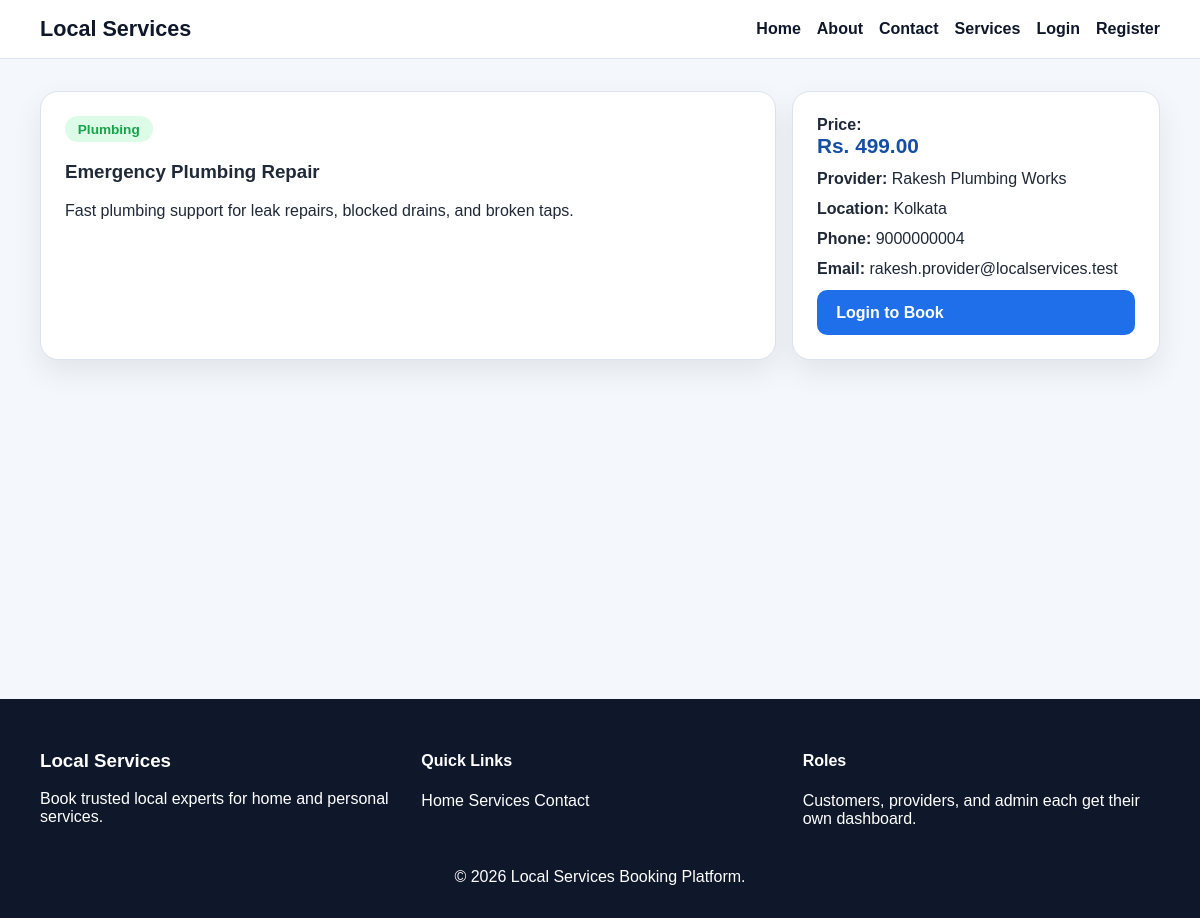
/customer/service-details.php?id=1, run on the app's committed database.
### tables this page shows
CREATE TABLE services (
    id INT AUTO_INCREMENT PRIMARY KEY,
    provider_id INT NOT NULL,
    category_id INT NOT NULL,
    title VARCHAR(150) NOT NULL,
    description TEXT NOT NULL,
    price DECIMAL(10,2) NOT NULL,
    location VARCHAR(150) NOT NULL,
    status ENUM('active', 'inactive') DEFAULT 'active',
    created_at TIMESTAMP DEFAULT CURRENT_TIMESTAMP,
    CONSTRAINT fk_services_provider FOREIGN KEY (provider_id) REFERENCES users(id) ON DELETE CASCADE,
    CONSTRAINT fk_services_category FOREIGN KEY (category_id) REFERENCES categories(id) ON DELETE CASCADE
);

CREATE TABLE categories (
    id INT AUTO_INCREMENT PRIMARY KEY,
    name VARCHAR(100) NOT NULL,
    description TEXT NOT NULL,
    created_at TIMESTAMP DEFAULT CURRENT_TIMESTAMP
);

CREATE TABLE users (
    id INT AUTO_INCREMENT PRIMARY KEY,
    name VARCHAR(100) NOT NULL,
    email VARCHAR(120) NOT NULL UNIQUE,
    password VARCHAR(255) NOT NULL,
    phone VARCHAR(20) NOT NULL,
    address TEXT NOT NULL,
    role ENUM('customer', 'provider', 'admin') NOT NULL,
    created_at TIMESTAMP DEFAULT CURRENT_TIMESTAMP
);

### includes/functions.php (called while the page is built, shortened)
<?php
function h(?string $value): string
{
    return htmlspecialchars((string) $value, ENT_QUOTES, 'UTF-8');
}
function is_logged_in(): bool
{
    return !empty($_SESSION['user']);
}
function has_role(string $role): bool
{
    return is_logged_in() && ($_SESSION['user']['role'] ?? '') === $role;
}
function fetch_one_assoc(mysqli_stmt $stmt): ?array
{
    $result = $stmt->get_result();
    return $result ? ($result->fetch_assoc() ?: null) : null;
}
?>

### customer/service-details.php (the view, shortened to what this page needs)
<?php
require_once __DIR__ . '/../includes/functions.php';
$serviceId = (int) ($_GET['id'] ?? 0);
$stmt = $mysqli->prepare("
    SELECT services.*, categories.name AS category_name, users.name AS provider_name, users.phone AS provider_phone, users.email AS provider_email
    FROM services
    INNER JOIN categories ON services.category_id = categories.id
    INNER JOIN users ON services.provider_id = users.id
    WHERE services.id = ? AND services.status = 'active'
    LIMIT 1
");
$stmt->bind_param('i', $serviceId);
$stmt->execute();
$service = fetch_one_assoc($stmt);
require_once __DIR__ . '/../includes/header.php';
?>
<section class="details-grid">
    <article class="card">
        <span class="badge badge-success"><?php echo h($service['category_name']); ?></span>
        <h1><?php echo h($service['title']); ?></h1>
        <p><?php echo nl2br(h($service['description'])); ?></p>
    </article>
    <aside class="info-card service-meta">
        <div>
            <strong>Price:</strong>
            <div class="price">Rs. <?php echo number_format((float) $service['price'], 2); ?></div>
        </div>
        <div><strong>Provider:</strong> <?php echo h($service['provider_name']); ?></div>
        <div><strong>Location:</strong> <?php echo h($service['location']); ?></div>
        <div><strong>Phone:</strong> <?php echo h($service['provider_phone']); ?></div>
        <div><strong>Email:</strong> <?php echo h($service['provider_email']); ?></div>
        <?php if (has_role('customer')): ?>
            <a class="btn" href="/local-services-booking-platform/customer/book-service.php?id=<?php echo (int) $service['id']; ?>">Book This Service</a>
        <?php else: ?>
            <a class="btn" href="/local-services-booking-platform/auth/login.php">Login to Book</a>
        <?php endif; ?>
    </aside>
</section>
<?php require_once __DIR__ . '/../includes/footer.php'; ?>

### assets/css/style.css (style rules this page uses)
:root { --primary: #1f6feb; --primary-dark: #154fa3; --secondary: #0f172a; --accent: #f59e0b; --bg: #f4f7fb; --white: #ffffff; --text: #1f2937; --muted: #64748b; --border: #dbe3ef; --success: #16a34a; --danger: #dc2626; --warning: #d97706; --shadow: 0 12px 30px rgba(15, 23, 42, 0.08); }
* { box-sizing: border-box; }
body { margin: 0; font-family: Arial, sans-serif; background: var(--bg); color: var(--text); }
a { color: var(--primary); text-decoration: none; }
.btn, button, input[type="submit"] { background: var(--primary); color: var(--white); border: none; border-radius: 10px; padding: 0.85rem 1.2rem; cursor: pointer; font-weight: 700; }
.card, .stat-card, .form-card, .table-card, .info-card { background: var(--white); border-radius: 18px; padding: 1.5rem; box-shadow: var(--shadow); border: 1px solid var(--border); }
.price { font-size: 1.3rem; font-weight: 700; color: var(--primary-dark); }
.badge { display: inline-block; padding: 0.35rem 0.8rem; border-radius: 999px; font-size: 0.85rem; font-weight: 700; text-transform: capitalize; }
.badge-success { background: #dcfce7; color: var(--success); }
.filter-bar, .details-grid, .feature-list { display: grid; gap: 1rem; }
.details-grid { grid-template-columns: 2fr 1fr; }
.service-meta { display: grid; gap: 0.75rem; }

### data on the page
services: category.name "Plumbing", title "Emergency Plumbing Repair", description "Fast plumbing support for leak repairs, blocked drains, and broken taps.", price "499.00", provider.name "Rakesh Plumbing Works", location "Kolkata", provider.phone "9000000004", provider.email "rakesh.provider@localservices.test"
